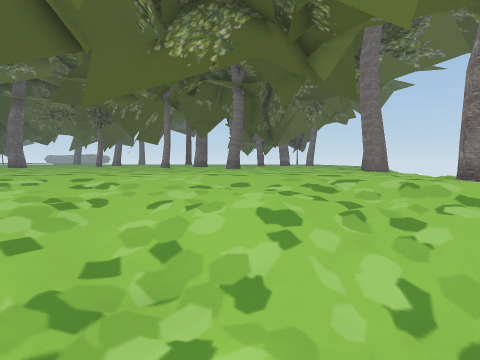
[1] (above)

24 first-person views from a walk through a 3-D level made in the Unity game engine. The camera is 1.2 m above the floor, tilts 4° down and sees 85° across. The floor is counted in squares, 1 m on a side. Each view is taken from the middle of a square. On the plan, view 1 faces up. The plan holds only what a view shows up to about 12 squares ahead; the rest is blank. The place goes on beyond the plan. The player character is not drawn. Some surface patterns are stand-ins.

[2]
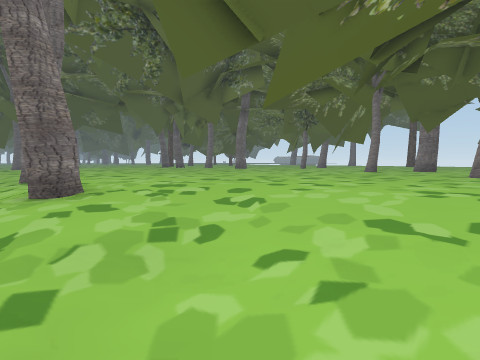

[3]
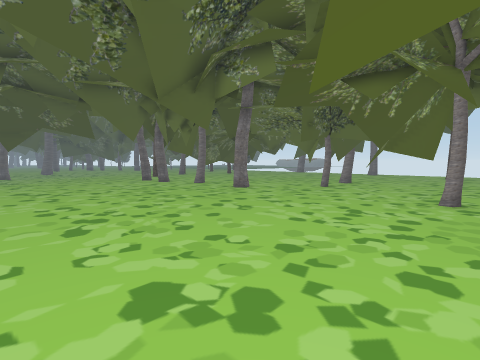

[4]
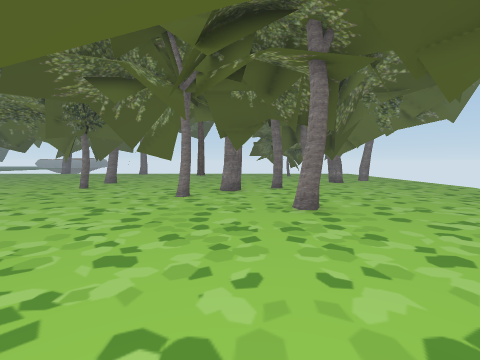

[5]
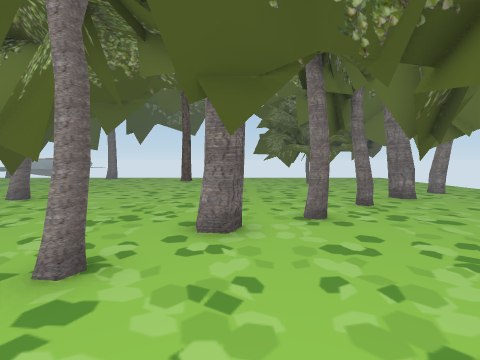

[6]
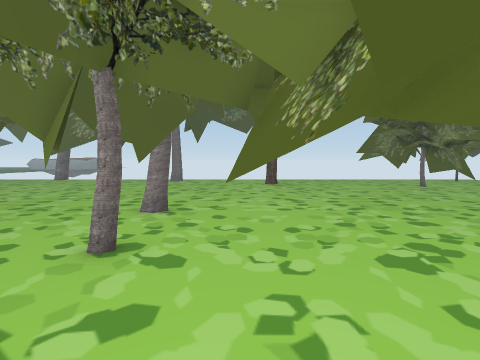

[7]
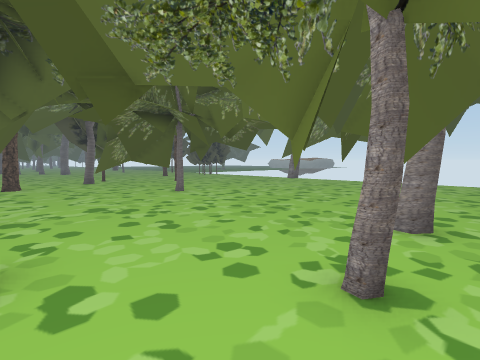

[8]
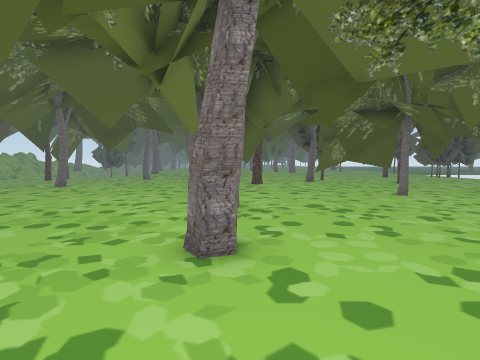

[9]
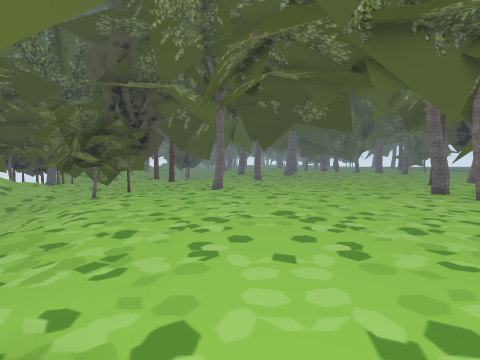

[10]
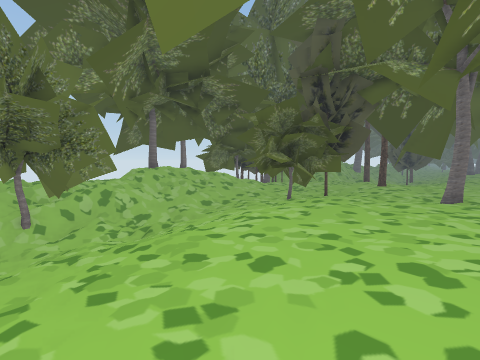

[11]
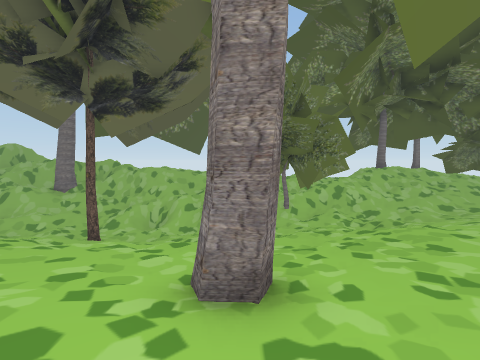

[12]
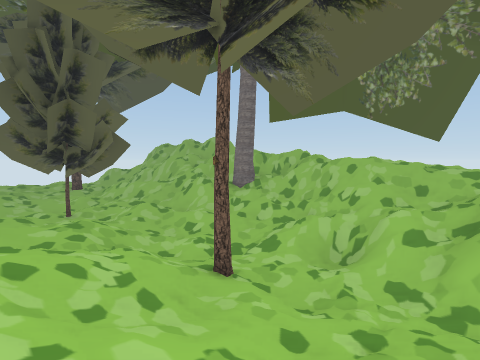

[13]
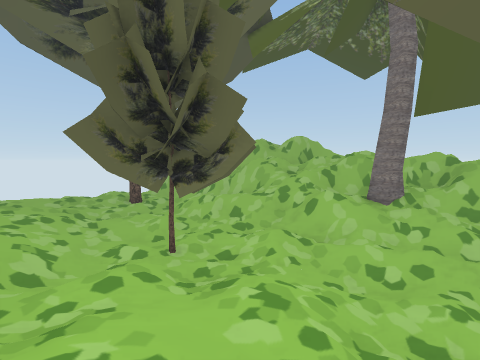

[14]
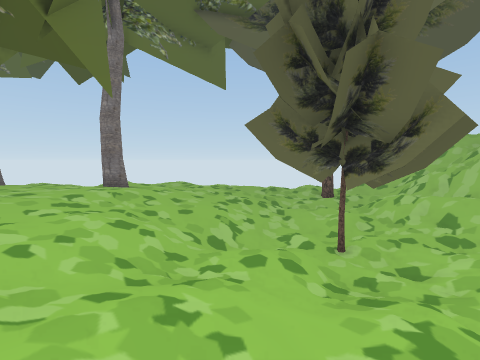

[15]
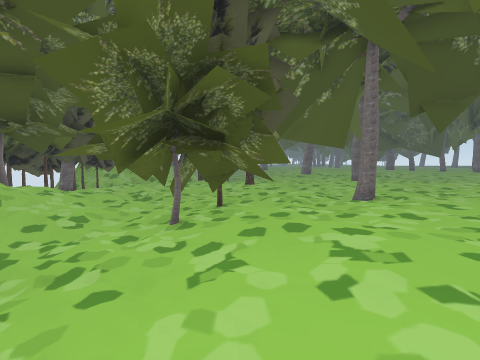

[16]
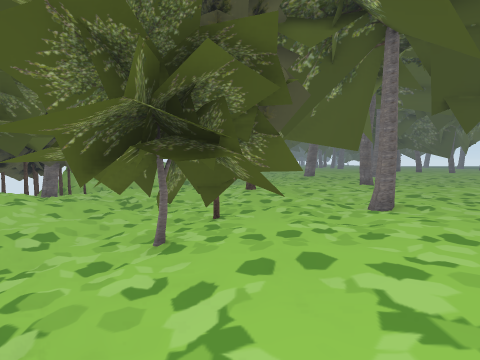

[17]
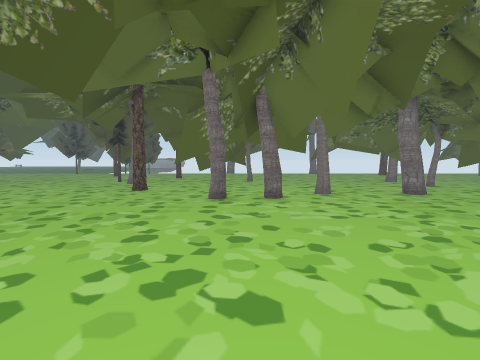

[18]
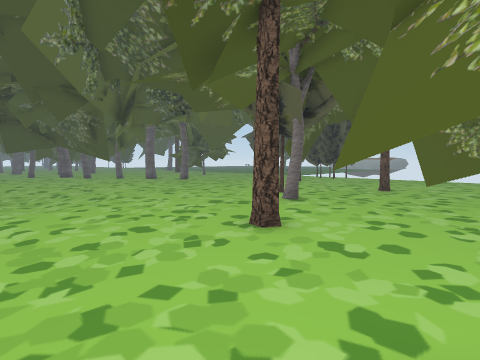

[19]
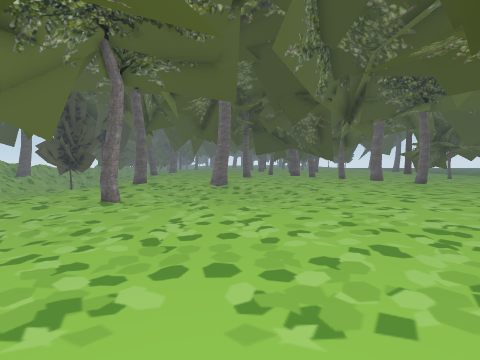

[20]
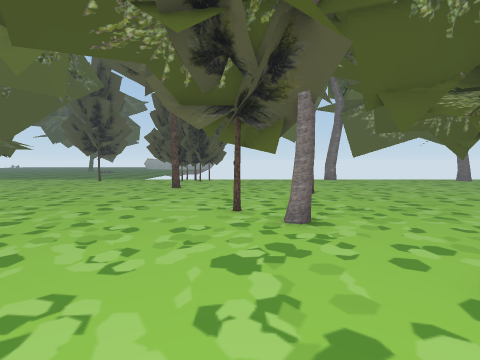

[21]
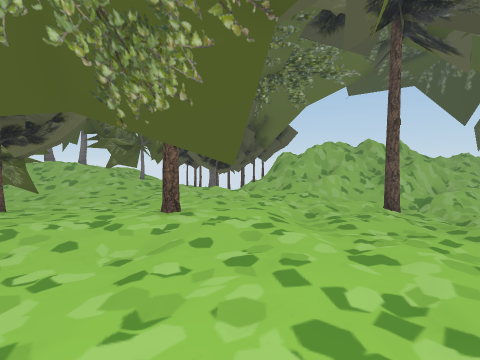

[22]
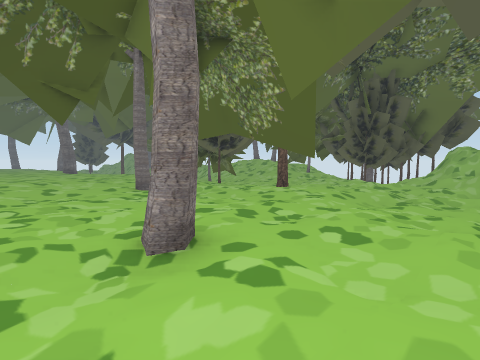

[23]
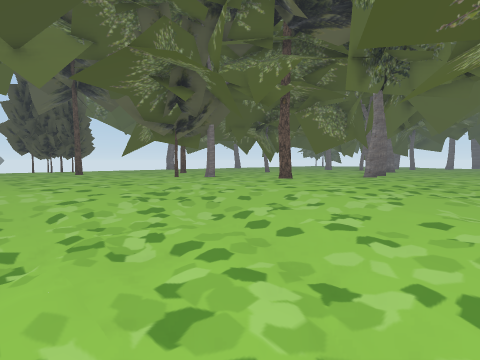

[24]
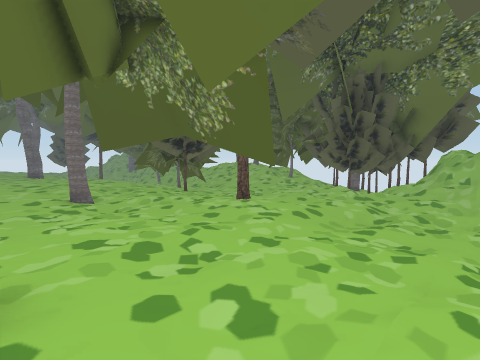

### Floor plan
Key: @ floor where view 1 was taken; # wall or solid block; . main floor; - floor 0.25 m lower than the main floor; _ floor 0.5 m lower than the main floor; < floor 0.75 m lower than the main floor; ( floor 1 m lower than the main floor; ! floor 1.25 m lower than the main floor; / step, stairs or slope; = window, fence, low wall or low ledge; T tree; O other object.
Columns run from 32 left of view 1 to 10 right of it. Each row starts with its distance up from view 1.
 25 ....T................ ..........  TT
 24 ....................T............TTT
 23 ..........T......... ............TT.
 22 ......T.......T.........................
 21 ...... .......T......................TT.
 20 .......T......T........#...........TT..
 19 .......T#.....T........T...........T..
 18 ............T##......#.T........TTTT..
 17 ......................T#.T......T.#......
 16 ----...................T.TT...T...T....--
 15 -----.....T.T.............#T..#.......--
 14 ------......#T..T#..TT......#........--
 13 ___----......T.T....T................--
 12 ____/--......T..................#....-
 11 /___----............................-
 10 ___/------...........................#
  9 ___/--------.........................-
  8 ____---------.......................--
  7 /-/T---------...............T.......--
  6 -/TT_-_---------..................--.
  5 ___----_---------............-------T#--
  4 ---_--___#--------.---T-....-----///--__/
  3 __----__T_------------T-/--T--////////___
  2 /__/--/_--_----------___/////////////__/ T
  1 /__/TT/-//--T------//_ ////_/////////_///TT
  0 /_//--T-__TTTTT//////<   ///////@/!//////TT
 -1 ////_-___TTTTT_/////// //////////TT//////T
 -2 ////---___TTT#//////// ////T/////T(/(////T
 -3  //_____</_TT<<<///T(/ //////////(( #//#/
 -4 ////-/-_//___//////TT  #///////  /### ///
 -5 =//  -___////////##T#  #=##///###=####
 -6     TTT-# TTT O==# T    ####//T####  ##

Where each view was taken, in squares from view 1:
view 1: 0 up, 0 right, facing up
view 2: 2 up, 0 right, facing up-left
view 3: 5 up, 3 left, facing up-left
view 4: 5 up, 2 left, facing up
view 5: 11 up, 2 left, facing up
view 6: 13 up, 7 left, facing up
view 7: 14 up, 8 left, facing up-left
view 8: 14 up, 8 left, facing left
view 9: 5 up, 9 left, facing left
view 10: 5 up, 11 left, facing down-left
view 11: 6 up, 10 left, facing down
view 12: 1 up, 9 left, facing down-right
view 13: 2 up, 4 left, facing down-right
view 14: 1 up, 4 left, facing right
view 15: 0 up, 15 left, facing left
view 16: 0 up, 16 left, facing left
view 17: 4 up, 18 left, facing up
view 18: 11 up, 19 left, facing up-left
view 19: 11 up, 20 left, facing left
view 20: 13 up, 25 left, facing up
view 21: 6 up, 28 left, facing down
view 22: 8 up, 32 left, facing down-right
view 23: 8 up, 32 left, facing up-right
view 24: 6 up, 32 left, facing down-right
